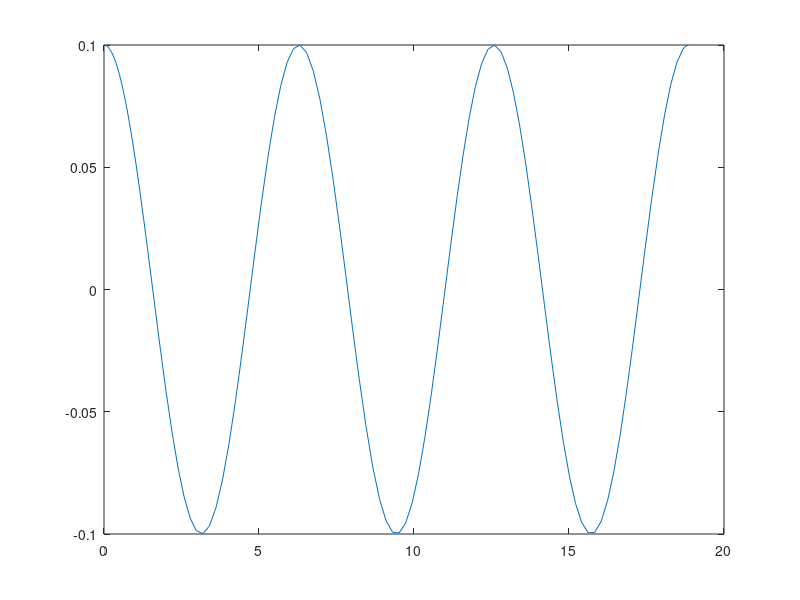
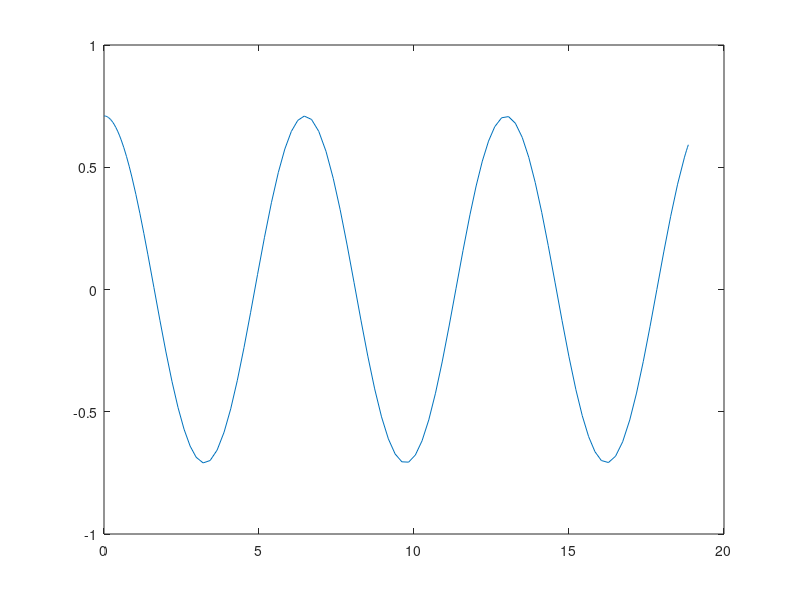
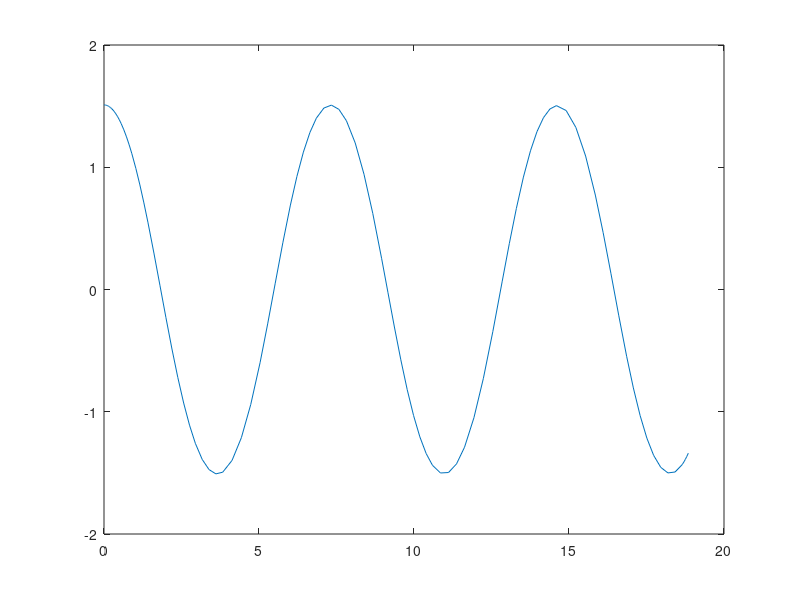
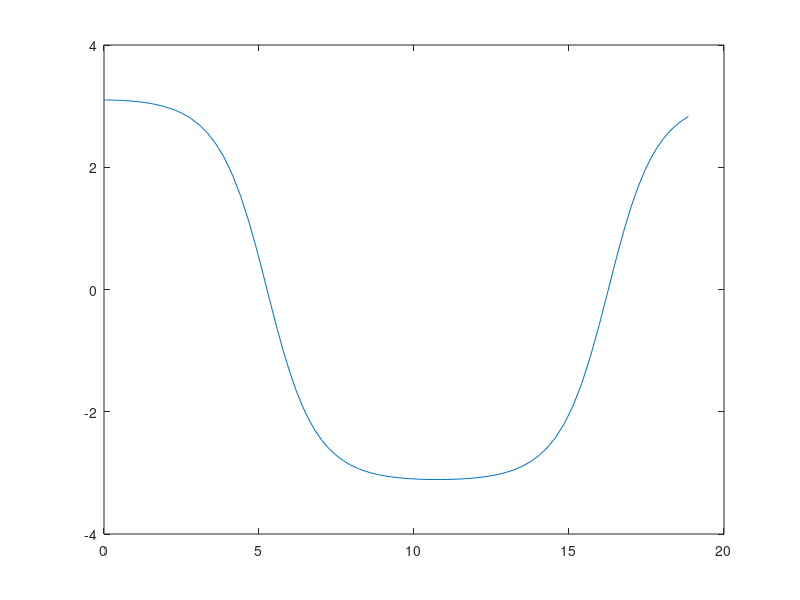

MATLAB code for these plots, in order: (Note: this script raises an error after producing the figures.)
%% a)
A=[0.1 0.71 1.51 3.1];
for i=1:4
    rhs = @(t,y) [y(2); -sin(y(1))];
    [ta,ya] = ode45(rhs, [0 6*pi], [A(i);0]);
    figure
    plot(ta, ya(:,1))
end
%T(0.1)=6.2 T(0.7)=6.4 T(1.5)=7.3 T(3)=16
%measured period from crest to crest of each figure
%% b)
for i=1:4
    A=[0.1 0.7 1.5 3];
    syms x
    k=sin(A(i)/2);
    f=1/(sqrt(1-k^2*(sin(x))^2));
    T=4*int(f, [0 pi/2]);
    double(T)
end
%Yes!
%% c)
A=[0.128 0.732 1.53 2.99]; %new A values to get close b) values
for i=1:4
    rhs=@(t,y) [y(2); -sin(y(1))];
    [ta,ya]= ode45(rhs, [0 6*pi], [A(i);0]);
    figure
    plot(ta, ya(:,1))
end
%% d)
%Noting that K is a constant of the motion, 
%the displacement in each successive interval of time is proportional to the initial displacement A 
%which is the amplitude of the motion. If the amplitude doubled so would the distance covered in a given time. 
%Thus the period of the motion does not depend on the amplitude.
%yes the period is close to 2pi
%as the initial displacement increases, the accuracy of the linear
%approximation decreases